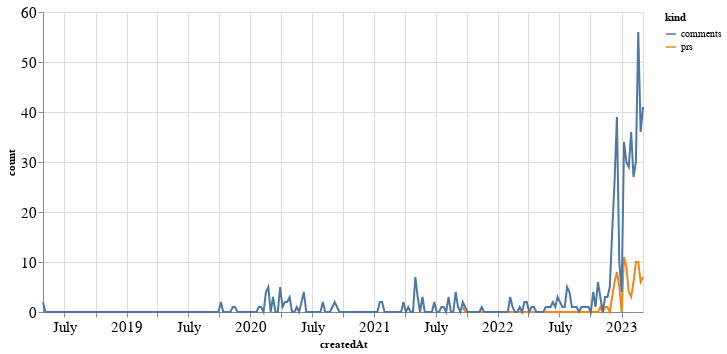

Source (notebook cell):
### Code cell
alt.Chart(total_time, width=600).mark_line().encode(
    x='createdAt',
    y='count',
    color='kind'
)

### Figure 1 — Vega-Lite specification as saved in the notebook (floating-point values rounded to 4 significant figures; data arrays with more than 128 entries replaced by an {"elided": "..."} marker saying what was removed)
{"config": {"axisLeft": {"labelFontSize": 15}, "axisBottom": {"labelFontSize": 15}}, "data": {"name": "data-441b9f46b877ea6d12aa472eebb4d520"}, "mark": "line", "encoding": {"color": {"field": "kind", "type": "nominal"}, "x": {"field": "createdAt", "type": "temporal"}, "y": {"field": "count", "type": "quantitative"}}, "width": 600, "$schema": "https://vega.github.io/schema/vega-lite/v4.17.0.json", "datasets": {"data-441b9f46b877ea6d12aa472eebb4d520": {"elided": "508 records"}}}
